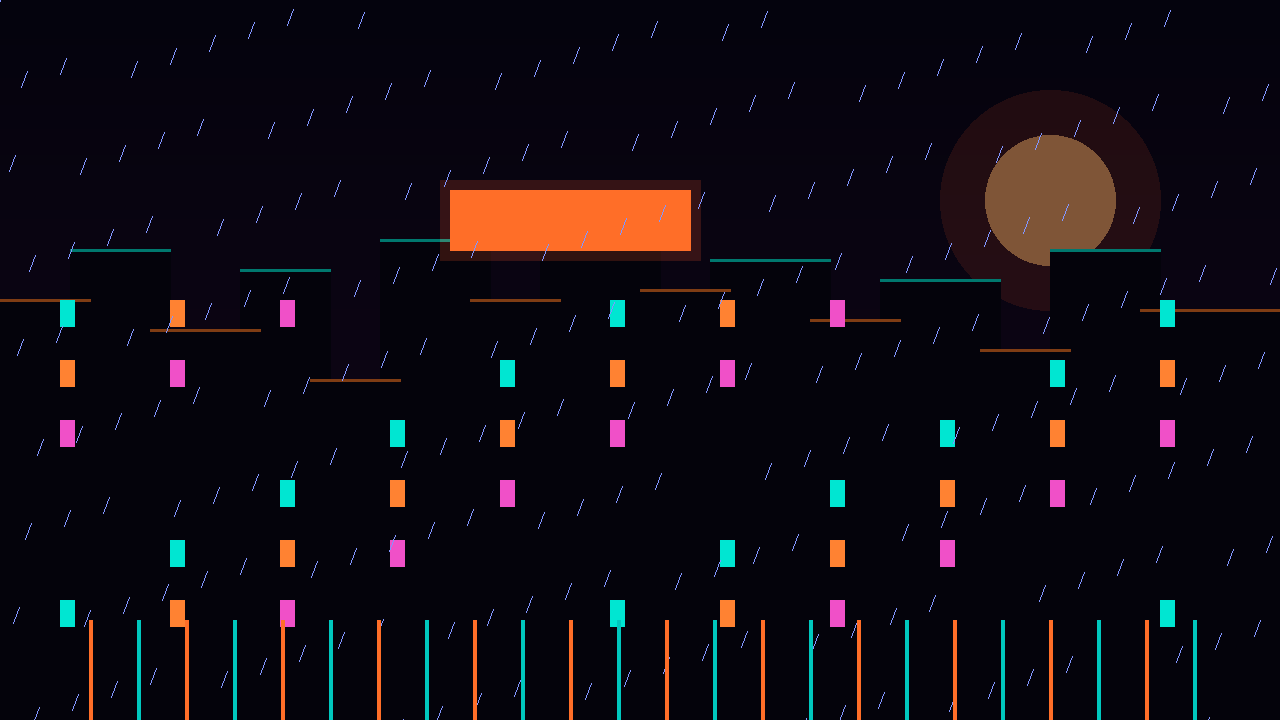
#> input picture platform-adapters/doubao/prompt-reverse-engineer/assets/examples/image_example/input.png, 1280 x 720 px
$ python analyze_image.py ../assets/examples/image_example/input.png   (older library calls are emulated)
#> lines starting #> are read from the running program, lines starting #| are printed output that depends on the picture
#!/usr/bin/env python3
# -*- coding: utf-8 -*-
"""图片本地信号提取脚本（prompt-reverse-engineer 技能组件）。

只做可计算信号：尺寸/EXIF/主色（固定 4bit 分桶，非 k-means，保证幂等）/构图/质量/人脸。
语义判断（这是什么主体、什么风格）由 Agent 多模态本体完成。
退出码：0 成功 / 1 用法错误 / 2 输入不可读 / 3 URL 下载失败 / 4 解码失败
"""
import argparse
import hashlib
import io
import json
import math
import re
import sys

import cv2
import numpy as np
from PIL import Image

from _net import DownloadError, fetch_url

TOOL = "analyze_image.py"
SCHEMA_VERSION = "1.0"

HUE_NAMES = [
    (0, 30, "红"), (30, 60, "橙"), (60, 90, "黄"), (90, 150, "绿"),
    (150, 180, "青"), (180, 250, "蓝"), (250, 290, "紫"), (290, 330, "品红"),
    (330, 360, "红"),
]


def load_bytes(args):
    source = args.input
    if source == "-":
        data = sys.stdin.buffer.read()
        if not data:
            print("错误：stdin 无输入", file=sys.stderr)
            sys.exit(2)
        return data, source, "stdin"
    if re.match(r"^https?://", source):
        try:
            data = fetch_url(source, timeout=args.timeout, max_bytes=args.max_bytes)
        except DownloadError as exc:
            print(f"错误：URL 下载失败：{exc}", file=sys.stderr)
            sys.exit(3)
        return data, source, "url"
    try:
        with open(source, "rb") as fh:
            return fh.read(), source, "file"
    except OSError as exc:
        print(f"错误：文件不可读：{exc}", file=sys.stderr)
        sys.exit(2)


def rounded(value, ndigits=4):
    return round(float(value), ndigits)


def aspect_ratio_str(w, h):
    g = math.gcd(int(w), int(h))
    return f"{int(w) // g}:{int(h) // g}"


def _num(value):
    """EXIF 数值统一转 float；解析失败返回 None。"""
    if value is None:
        return None
    try:
        return float(value)
    except (TypeError, ValueError):
        return None


# [31 lines left out: functions _fmt_num, _exposure_str, focal_class, not called in this run]


def extract_exif(data: bytes):
    """读取 EXIF。lens 为结构化镜头参数；顶层键保持旧版兼容。

    注意：旧版把 37386（FocalLength，实际焦距）标成 focal_length_35mm，
    版本修正为 41989（FocalLengthIn35mmFilm，35mm 等效焦距），
    顶层同时保留 focal_length 与 focal_length_35mm 两个语义正确的键。
    """
    exif = {}
    lens = {}
    try:
        img = Image.open(io.BytesIO(data))
        info = img.getexif()

        def raw(tag_id):
            return info.get(tag_id)

        make, model = raw(271), raw(272)
        if make:
            exif["camera_make"] = str(make).strip()
            lens["camera_make"] = str(make).strip()
        if model:
            exif["camera_model"] = str(model).strip()
            lens["camera_model"] = str(model).strip()

        focal = _num(raw(37386))
        focal35 = _num(raw(41989))
        fnumber = _num(raw(33437))
        exposure = _num(raw(33434))
        shutter_apex = _num(raw(37377))
        lens_model = raw(42036)
        iso = raw(34855)

        if focal is not None:
            exif["focal_length"] = _fmt_num(focal)
            lens["focal_length_mm"] = _fmt_num(focal)
        if focal35 is not None:
            exif["focal_length_35mm"] = _fmt_num(focal35)
            lens["focal_length_35mm_eq"] = _fmt_num(focal35)
        if fnumber is not None:
            exif["aperture_fnumber"] = f"f/{_fmt_num(fnumber)}"
            lens["aperture_fnumber"] = f"f/{_fmt_num(fnumber)}"
        if exposure is not None:
            exif["exposure_time"] = _exposure_str(exposure)
            lens["exposure_time"] = _exposure_str(exposure)
        if shutter_apex is not None:
            # 37377 是 APEX 快门值，仅作兼容保留（换算请用 33434）
            exif["shutter_speed"] = _fmt_num(shutter_apex)
        if iso is not None:
            exif["iso"] = str(iso)
            lens["iso"] = str(iso)
        if lens_model:
            lens["lens_model"] = str(lens_model).strip()

        datetime_value, orientation = raw(306), raw(274)
        if datetime_value:
            exif["datetime"] = str(datetime_value)
        if orientation is not None:
            exif["orientation"] = str(orientation)
    except Exception:
        pass
    if lens:
        exif["lens"] = lens
    return exif


def detect_letterbox(bgr: np.ndarray):
    """检测黑边/白边信箱（letterbox / pillarbox）。"""
    gray = cv2.cvtColor(bgr, cv2.COLOR_BGR2GRAY)
    h, w = gray.shape

    def bar_count(means, stds):
        count = 0
        for mean, std in zip(means, stds):
            if std < 2.5 and (mean < 20 or mean > 235):
                count += 1
            else:
                break
        return count

    row_means = gray.mean(axis=1)
    row_stds = gray.std(axis=1)
    col_means = gray.mean(axis=0)
    col_stds = gray.std(axis=0)
    top = min(bar_count(row_means, row_stds), int(h * 0.3))
    bottom = min(bar_count(row_means[::-1], row_stds[::-1]), int(h * 0.3))
    left = min(bar_count(col_means, col_stds), int(w * 0.3))
    right = min(bar_count(col_means[::-1], col_stds[::-1]), int(w * 0.3))
    content_w = w - left - right
    content_h = h - top - bottom
    detected = any((top, bottom, left, right))
    return {
        "detected": bool(detected),
        "confidence": "high" if detected else "low",
        "top_px": int(top),
        "bottom_px": int(bottom),
        "left_px": int(left),
        "right_px": int(right),
        "content_aspect_ratio": aspect_ratio_str(content_w, content_h)
        if detected and content_w > 0 and content_h > 0 else None,
    }


def depth_of_field_hint(gray: np.ndarray):
    """中心与边缘的清晰度差异 → 景深提示（只是提示，不是测量）。"""
    h, w = gray.shape
    cy0, cy1 = int(h * 0.3), max(int(h * 0.7), 1)
    cx0, cx1 = int(w * 0.3), max(int(w * 0.7), 1)
    center = float(cv2.Laplacian(gray[cy0:cy1, cx0:cx1], cv2.CV_64F).var())
    band_h = max(int(h * 0.15), 1)
    band_w = max(int(w * 0.15), 1)
    crops = [
        gray[:band_h, :], gray[h - band_h:, :],
        gray[:, :band_w], gray[:, w - band_w:],
    ]
    border = float(np.mean(
        [cv2.Laplacian(crop, cv2.CV_64F).var() for crop in crops]))
    ratio = rounded(min(center / max(border, 1e-6), 999.0), 3)
    if ratio >= 3.0:
        hint = "浅景深（中心清晰、边缘虚化）"
    elif ratio <= 1.3:
        hint = "深景深（前后景都较清晰）"
    else:
        hint = "中等景深"
    return {"hint": hint, "confidence": "medium" if ratio >= 3.0 or ratio <= 1.3
            else "low", "center_laplacian": rounded(center, 2),
            "border_laplacian": rounded(border, 2), "ratio": ratio}


def shot_size_hint(face_boxes):
    """按人脸框高度占画面比例推断景别；没有人脸则不猜。"""
    if not face_boxes:
        return {"hint": None, "basis": "none", "confidence": "low"}
    height = max(box[3] for box in face_boxes)
    if height >= 0.5:
        hint = "特写"
    elif height >= 0.3:
        hint = "近景"
    elif height >= 0.15:
        hint = "中景"
    else:
        hint = "全景（人物偏小，环境为主）"
    return {"hint": hint, "basis": "face_box_height",
            "confidence": "medium" if height >= 0.15 else "low"}


def camera_angle_hint(face_boxes):
    """按人脸在画面中的纵向位置给出低置信机位提示。"""
    if not face_boxes:
        return {"hint": None, "basis": "none", "confidence": "low"}
    center_y = float(np.mean([box[1] + box[3] / 2 for box in face_boxes]))
    if center_y < 0.38:
        hint = "疑似仰拍/低机位（人脸偏画面上方）"
    elif center_y > 0.62:
        hint = "疑似俯拍/高机位（人脸偏画面下方）"
    else:
        hint = "平拍（人脸居中）"
    return {"hint": hint, "basis": "face_vertical_position", "confidence": "low"}


def key_light_hint(gray: np.ndarray):
    """画面四象限亮度 → 主光方向粗略提示。"""
    h, w = gray.shape
    mid_h, mid_w = h // 2, w // 2
    quads = {
        "左上": gray[:mid_h, :mid_w], "右上": gray[:mid_h, mid_w:],
        "左下": gray[mid_h:, :mid_w], "右下": gray[mid_h:, mid_w:],
    }
    means = {name: float(crop.mean()) for name, crop in quads.items()}
    bright = max(means, key=means.get)
    dark = min(means, key=means.get)
    if means[bright] - means[dark] < 12:
        return {"direction": "均匀光线（无明显主光方向）",
                "basis": "frame_quadrant_luminance", "confidence": "low"}
    return {"direction": f"{bright}偏亮，疑似主光来自{bright}",
            "basis": "frame_quadrant_luminance", "confidence": "low"}


def lens_hint(exif, dof):
    """镜头焦段提示：优先 EXIF，其次由景深推断（均标注依据）。"""
    lens = exif.get("lens") or {}
    focal35 = _num(lens.get("focal_length_35mm_eq"))
    focal = focal35 if focal35 is not None else _num(lens.get("focal_length_mm"))
    if focal is not None:
        return {"hint": focal_class(focal), "basis": "exif",
                "focal_mm": _fmt_num(focal),
                "confidence": "high" if focal35 is not None else "medium"}
    if dof["ratio"] >= 3.0:
        return {"hint": "疑似中长焦（浅景深）", "basis": "dof_inference",
                "focal_mm": None, "confidence": "low"}
    if dof["ratio"] <= 1.3:
        return {"hint": "疑似广角（深景深）", "basis": "dof_inference",
                "focal_mm": None, "confidence": "low"}
    return {"hint": None, "basis": "none", "focal_mm": None,
            "confidence": "low"}


def analyze_bgr(bgr: np.ndarray, data_size: int, pil_format: str, exif=None):
    h, w = bgr.shape[:2]
    gray = cv2.cvtColor(bgr, cv2.COLOR_BGR2GRAY)
    hsv = cv2.cvtColor(bgr, cv2.COLOR_BGR2HSV)

    # --- 主色：降采样 64x64 + 每通道 4bit 固定分桶（幂等） ---
    small = cv2.resize(bgr, (64, 64), interpolation=cv2.INTER_AREA)
    bins = {}
    for row in small.reshape(-1, 3):
        key = (int(row[0]) >> 4, int(row[1]) >> 4, int(row[2]) >> 4)
        bins[key] = bins.get(key, 0) + 1
    total_px = small.shape[0] * small.shape[1]
    ranked = sorted(bins.items(), key=lambda kv: (-kv[1], kv[0]))
    dominant_colors = []
    for (br, bg, bb), cnt in ranked[:8]:
        rep = ((br << 4) | 8, (bg << 4) | 8, (bb << 4) | 8)  # 桶中点代表色
        dominant_colors.append({
            "hex": "#%02X%02X%02X" % (rep[2], rep[1], rep[0]),  # RGB 顺序
            "rgb": [int(rep[2]), int(rep[1]), int(rep[0])],
            "ratio": round(cnt / total_px, 4),
        })

    # --- 亮度 / 对比度 / 饱和度 / 色温 / 灰阶 ---
    brightness_mean = rounded(gray.mean())
    brightness_std = rounded(gray.std())
    contrast = rounded(float(gray.max() - gray.min()) / 255.0 * 100.0, 2)
    sat = hsv[:, :, 1]
    saturation_mean = rounded(sat.mean())
    is_grayscale = bool(saturation_mean < 5.0)
    b_mean, r_mean = float(bgr[:, :, 0].mean()), float(bgr[:, :, 2].mean())
    if b_mean - r_mean > 12:
        temperature = "冷"
    elif r_mean - b_mean > 12:
        temperature = "暖"
    else:
        temperature = "中性"
    hue_hist = np.zeros(12, dtype=np.int64)
    mask = (hsv[:, :, 1] > 40) & (hsv[:, :, 2] > 40)
    hue_vals = (hsv[:, :, 0][mask] // 15).astype(np.int64)
    for hv in hue_vals:
        hue_hist[min(int(hv), 11)] += 1
    hue_index = int(np.argmax(hue_hist)) * 15
    dominant_hue_name = "未知"
    for lo, hi, name in HUE_NAMES:
        if lo <= hue_index < hi:
            dominant_hue_name = name
            break

    # --- 构图 ---
    grid = cv2.resize(gray, (3, 3), interpolation=cv2.INTER_AREA).astype(np.float64)
    grid_luminance = [[rounded(v) for v in row] for row in grid]
    center_weight = rounded(grid[1, 1] / max(gray.mean(), 1.0), 4)
    canny = cv2.Canny(gray, 100, 200)
    edge_density = rounded(canny.mean() / 255.0, 4)
    sobel_x = cv2.Sobel(gray, cv2.CV_32F, 1, 0, ksize=3)
    sobel_y = cv2.Sobel(gray, cv2.CV_32F, 0, 1, ksize=3)
    mag = cv2.magnitude(sobel_x, sobel_y)
    hi_mask = (mag > 60).astype(np.uint8)
    n_labels, labels, stats, _ = cv2.connectedComponentsWithStats(hi_mask, 8)
    if n_labels > 1:
        largest = 1 + int(np.argmax(stats[1:, cv2.CC_STAT_AREA]))
        x, y, bw, bh = stats[largest][:4]
        subject_center = [rounded((x + bw / 2) / w, 4), rounded((y + bh / 2) / h, 4)]
    else:
        subject_center = [0.5, 0.5]

    # --- 质量 ---
    laplacian_var = rounded(cv2.Laplacian(gray, cv2.CV_64F).var(), 2)
    overexposed = rounded(float((gray >= 250).mean()) * 100.0, 2)
    underexposed = rounded(float((gray <= 5).mean()) * 100.0, 2)

    # --- 人脸（Haar，静默降级） ---
    face_count = 0
    face_boxes = []
    try:
        cascade = cv2.CascadeClassifier(
            cv2.data.haarcascades + "haarcascade_frontalface_default.xml"
        )
        small_gray = cv2.resize(gray, (256, max(int(256 * h / w), 1)))
        found = cascade.detectMultiScale(small_gray, 1.1, 4)
        face_count = int(len(found))
        for (fx, fy, fw, fh) in found:
            face_boxes.append([
                rounded(fx / small_gray.shape[1], 4),
                rounded(fy / small_gray.shape[0], 4),
                rounded(fw / small_gray.shape[1], 4),
                rounded(fh / small_gray.shape[0], 4),
            ])
    except Exception:
        pass

    # --- 实拍镜头反推提示（全部为近似信号，供 Agent 参考，不写入 Prompt 事实） ---
    dof = depth_of_field_hint(gray)
    hints = {
        "letterbox": detect_letterbox(bgr),
        "shot_size": shot_size_hint(face_boxes),
        "camera_angle": camera_angle_hint(face_boxes),
        "depth_of_field": dof,
        "lens": lens_hint(exif or {}, dof),
        "key_light": key_light_hint(gray),
    }
    hints["notes"] = [
        "景别/机位/焦段提示均来自确定性像素统计，只能作为初稿参考",
        "无法从画面确认的镜头参数请省略，不要编造光圈、快门、ISO",
    ]

    return {
        "meta": {
            "width": int(w),
            "height": int(h),
            "aspect_ratio": aspect_ratio_str(w, h),
            "format": pil_format or "unknown",
            "file_size": int(data_size),
        },
        "color": {
            "dominant_colors": dominant_colors,
            "brightness_mean": brightness_mean,
            "brightness_std": brightness_std,
            "contrast": contrast,
            "saturation_mean": saturation_mean,
            "color_temperature_hint": temperature,
            "is_grayscale": is_grayscale,
            "dominant_hue_name": dominant_hue_name,
        },
        "composition": {
            "grid_luminance_3x3": grid_luminance,
            "center_weight": center_weight,
            "edge_density": edge_density,
            "subject_bbox_center": subject_center,
        },
        "quality": {
            "laplacian_variance": laplacian_var,
            "overexposed_ratio": overexposed,
            "underexposed_ratio": underexposed,
        },
        "faces": {"face_count": face_count, "face_boxes": face_boxes},
        "shot_hints": hints,
    }


def main():
    parser = argparse.ArgumentParser(description="图片本地信号提取")
    parser.add_argument("input", help="输入：文件路径 | '-'=stdin | http(s) URL")
    parser.add_argument("-o", "--output", help="结果写入 JSON 文件（默认仅 stdout）")
    parser.add_argument("--max-size", type=int, default=4096,
                        help="处理前降采样的最大边长（默认 4096）")
    parser.add_argument("--timeout", type=float, default=15.0, help="URL 下载超时秒数")
    parser.add_argument("--max-bytes", type=int, default=64 * 1024 * 1024,
                        help="URL 下载大小上限（字节，默认 64 MiB；仅公网地址）")
    args = parser.parse_args()

    data, source, kind = load_bytes(args)
    bgr = None
    pil_format = "unknown"
    try:
        pil = Image.open(io.BytesIO(data))
#> pil is the input picture: PIL image 1280x720 RGB; mean R, G, B 16.4, 11.4, 18.4
        pil_format = pil.format or "unknown"
        rgb = pil.convert("RGB")
        bgr = cv2.cvtColor(np.array(rgb), cv2.COLOR_RGB2BGR)
    except Exception:
        arr = cv2.imdecode(np.frombuffer(data, np.uint8), cv2.IMREAD_COLOR)
        if arr is not None:
            bgr = arr
    if bgr is None:
        print("错误：无法解码为图片", file=sys.stderr)
        sys.exit(4)

    h, w = bgr.shape[:2]
    max_dim = max(h, w)
    if max_dim > args.max_size:
        scale = args.max_size / max_dim
        bgr = cv2.resize(
            bgr, (max(int(w * scale), 1), max(int(h * scale), 1)),
            interpolation=cv2.INTER_AREA,
        )

    exif = extract_exif(data)
    envelope = {
        "schema_version": SCHEMA_VERSION,
        "tool": TOOL,
        "modality": "image",
        "input": {
            "source": source,
            "kind": kind,
            "sha256": hashlib.sha256(data).hexdigest(),
            "size_bytes": len(data),
        },
        "local_features": analyze_bgr(bgr, len(data), pil_format, exif),
    }
#> in analyze_bgr, `gray = cv2.cvtColor(bgr, cv2.COLOR_BGR2GRAY)`:
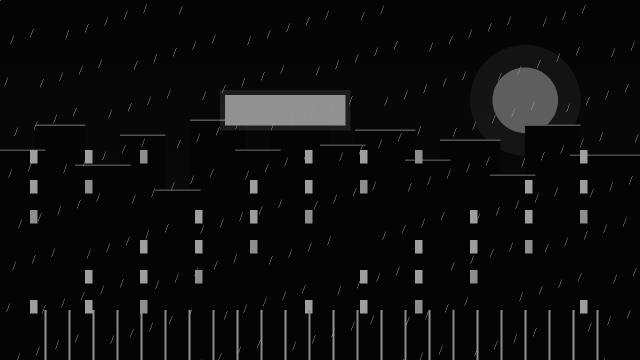
#> gray: shape (720, 1280) (shown at 1/2 size); min 4, max 159, mean 13.5
#> in analyze_bgr, `small = cv2.resize(bgr, (64, 64), interpolation=cv2.INTER_AREA)`:
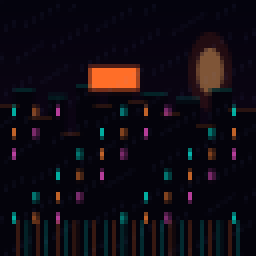
#> small: shape (64, 64, 3) (shown 4 times larger); mean B, G, R 18.4, 11.4, 16.4
#> the loop in analyze_bgr, `for row in small.reshape(-1, 3):` made 4096 passes
#> row on passes 1 to 3: [15, 4, 5], [13, 3, 4], [13, 3, 4]
#> after the loop in analyze_bgr, `for row in small.reshape(-1, 3):`: bins = 65 items
#> the loop in analyze_bgr, `for (br, bg, bb), cnt in ranked[:8]:` made 8 passes
#> (br, bg, bb, cnt, rep) on passes 1 to 8: (0, 0, 0, 2603, (8, 8, 8)), (1, 0, 0, 754, (24, 8, 8)), (2, 2, 0, 113, (40, 40, 8)), (1, 1, 3, 97, (24, 24, 56)), (1, 0, 2, 60, (24, 8, 40)), (2, 6, 15, 52, (40, 104, 248)), (3, 5, 7, 44, (56, 88, 120)), (1, 0, 1, 38, (24, 8, 24))
#> after the loop in analyze_bgr, `for (br, bg, bb), cnt in ranked[:8]:`: dominant_colors = 8 items
#> in analyze_bgr, `brightness_mean = rounded(gray.mean())`: brightness_mean = 13.54
#> in analyze_bgr, `brightness_std = rounded(gray.std())`: brightness_std = 32.46
#> in analyze_bgr, `contrast = rounded(float(gray.max() - gray.min()) / 255.0 * 100.0, 2)`: contrast = 60.78
#> in analyze_bgr, `sat = hsv[:, :, 1]`:
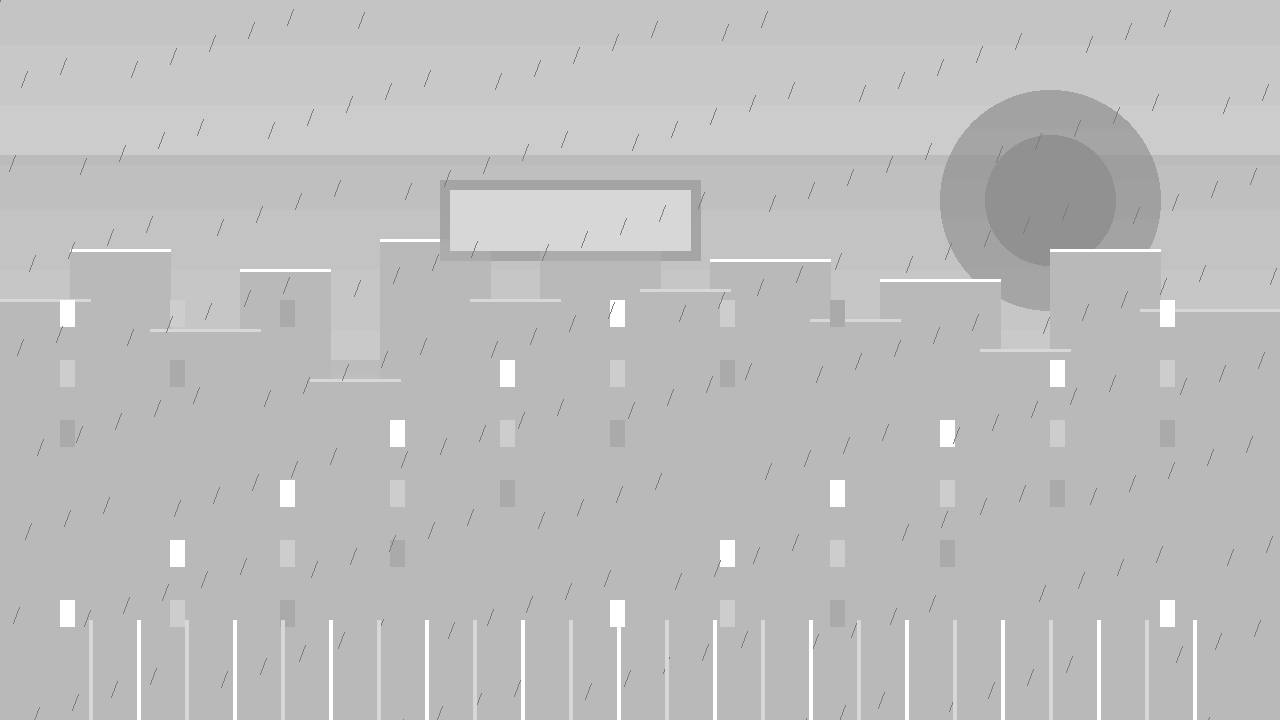
#> sat: shape (720, 1280); min 125, max 255, mean 189.4
#> in analyze_bgr, `saturation_mean = rounded(sat.mean())`: saturation_mean = 189.4
#> (the rest of the program and of its run is left out)
